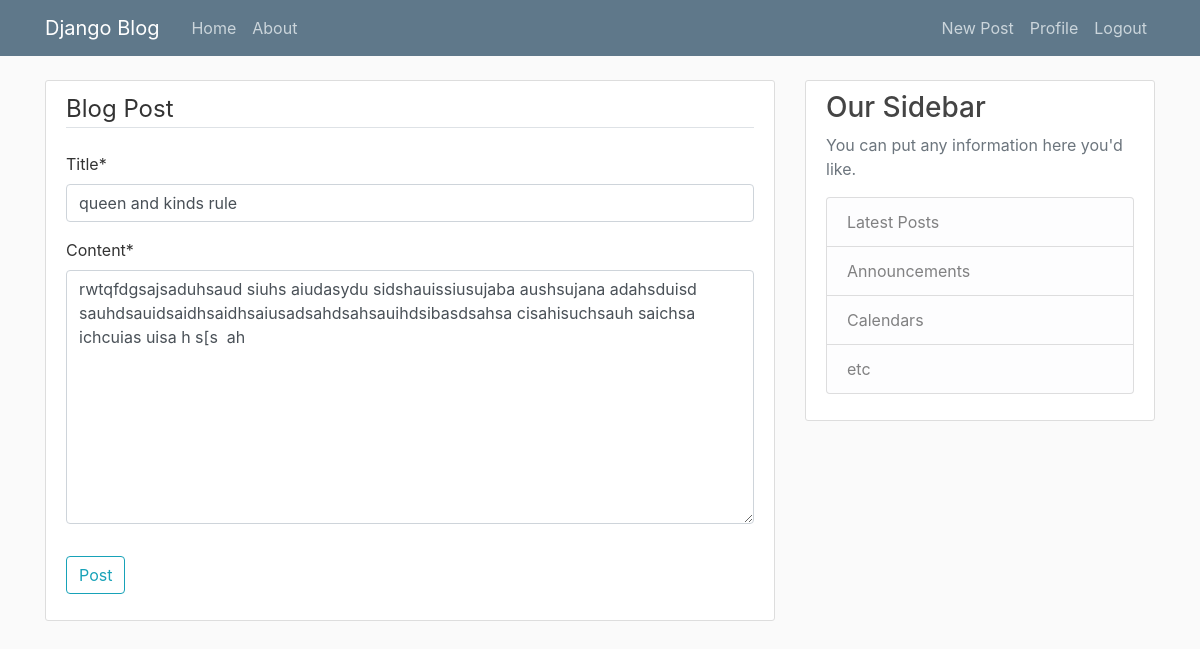
/post/24/update/ (signed in), run on the app's committed database.
### blog/models.py (models this page shows, shortened)
class Post(models.Model):  #in django ORM(Object-Relational Mapping) the database structure  can be represented as classes and those classes are called models
	title = models.CharField(max_length=100)
	content = models.TextField()
	date_posted = models.DateTimeField(default=timezone.now) #To store the date and time at which the post was created if we used (auto_now=True) this will update date and time every time the post is updated
	author = models.ForeignKey(User, on_delete=models.CASCADE) # on_delete = models.CASCADE tells django that if the user is deleted then remove all the posts made by him

### blog/views.py (the view, shortened to what this page needs)
# urls.py: path('post/<int:pk>/update/', PostUpdateView.as_view(), name='post-update'),
class PostUpdateView(LoginRequiredMixin, UserPassesTestMixin, UpdateView):
	model = Post
	fields = ['title','content']
	def test_func(self):
		post = self.get_object()
		if self.request.user == post.author:
			return True
		return False

### blog/templates/blog/post_form.html (shortened to what this page needs)
{% extends "blog/base.html" %}
{% load crispy_forms_tags %}
{% block content %}
	<div class="content-section">
		<form method="POST">
			<fieldset class="form-group">
				<legend class="border-bottom mb-4"> Blog Post </legend>
				{{ form|crispy}}
			</fieldset>
			<div class="form-group">
				<button class="btn btn-outline-info" type="submit"> Post </button>
			</div>
		</form>
	</div>
{% endblock content %}

### blog/static/blog/main.css (style rules this page uses)
body { background: #fafafa; color: #333333; margin-top: 5rem; }
.content-section { background: #ffffff; padding: 10px 20px; border: 1px solid #dddddd; border-radius: 3px; margin-bottom: 20px; }

### data on the page
Post: title "queen and kinds rule", content "rwtqfdgsajsaduhsaud siuhs aiudasydu sidshauissiusujaba aushsujana adahsduisd sauhdsauidsaidhsaidhsaiusadsahdsahsauihdsibasdsahsa cisahisuchsauh saichsa ichcuias uisa h s[s ah"
